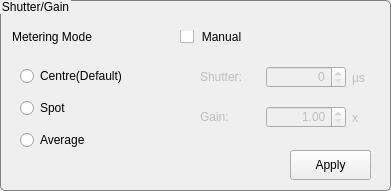
   <widget class="QGroupBox" name="groupBox_SutterGainControl">
    <property name="geometry">
     <rect>
      <x>10</x>
      <y>30</y>
      <width>391</width>
      <height>191</height>
     </rect>
    </property>
    <property name="styleSheet">
     <string notr="true">QGroupBox {border:1px solid gray; border-radius:5px; margin-top:1ex;}QGroupBox::title{subcontrol-origin:margin; subcontrol-position:top left; padding:0 0px;}</string>
    </property>
    <property name="title">
     <string>Shutter/Gain</string>
    </property>
    <widget class="QGroupBox" name="groupBox_ShutterGain">
     <property name="enabled">
      <bool>true</bool>
     </property>
     <property name="geometry">
      <rect>
       <x>180</x>
       <y>30</y>
       <width>211</width>
       <height>111</height>
      </rect>
     </property>
     <property name="styleSheet">
      <string notr="true">QGroupBox {border:0px solid gray; border-radius:5px; margin-top:1ex;}QGroupBox::title{subcontrol-origin:margin; subcontrol-position:top left; padding:0 0px;}</string>
     </property>
     <property name="title">
      <string>Manual</string>
     </property>
     <property name="checkable">
      <bool>true</bool>
     </property>
     <property name="checked">
      <bool>false</bool>
     </property>
     <widget class="QWidget" name="layoutWidget3_3">
      <property name="geometry">
       <rect>
        <x>20</x>
        <y>30</y>
        <width>191</width>
        <height>35</height>
       </rect>
      </property>
      <layout class="QHBoxLayout" name="horizontalLayout_7">
       <item>
        <widget class="QLabel" name="label_Shutter">
         <property name="minimumSize">
          <size>
           <width>60</width>
           <height>0</height>
          </size>
         </property>
         <property name="maximumSize">
          <size>
           <width>60</width>
           <height>16777215</height>
          </size>
         </property>
         <property name="text">
          <string>&lt;html&gt;&lt;head/&gt;&lt;body&gt;&lt;p&gt;Shutter:&lt;/p&gt;&lt;/body&gt;&lt;/html&gt;</string>
         </property>
        </widget>
       </item>
       <item>
        <widget class="QSpinBox" name="spinBox_Shutter">
         <property name="minimumSize">
          <size>
           <width>80</width>
           <height>0</height>
          </size>
         </property>
         <property name="maximumSize">
          <size>
           <width>80</width>
           <height>16777215</height>
          </size>
         </property>
         <property name="alignment">
          <set>Qt::AlignRight|Qt::AlignTrailing|Qt::AlignVCenter</set>
         </property>
         <property name="maximum">
          <number>999999</number>
         </property>
         <property name="singleStep">
          <number>1000</number>
         </property>
         <property name="stepType">
          <enum>QAbstractSpinBox::DefaultStepType</enum>
         </property>
        </widget>
       </item>
       <item>
        <widget class="QLabel" name="label_ShutterUnit">
         <property name="minimumSize">
          <size>
           <width>30</width>
           <height>0</height>
          </size>
         </property>
         <property name="text">
          <string>µs</string>
         </property>
        </widget>
       </item>
      </layout>
     </widget>
     <widget class="QWidget" name="layoutWidget3_4">
      <property name="geometry">
       <rect>
        <x>20</x>
        <y>70</y>
        <width>191</width>
        <height>35</height>
       </rect>
      </property>
      <layout class="QHBoxLayout" name="horizontalLayout_8">
       <item>
        <widget class="QLabel" name="label_Gain">
         <property name="minimumSize">
          <size>
           <width>60</width>
           <height>0</height>
          </size>
         </property>
         <property name="maximumSize">
          <size>
           <width>60</width>
           <height>16777215</height>
          </size>
         </property>
         <property name="text">
          <string>&lt;html&gt;&lt;head/&gt;&lt;body&gt;&lt;p&gt;Gain:&lt;/p&gt;&lt;/body&gt;&lt;/html&gt;</string>
         </property>
        </widget>
       </item>
       <item>
        <widget class="QDoubleSpinBox" name="doubleSpinBox_Gain">
         <property name="minimumSize">
          <size>
           <width>80</width>
           <height>0</height>
          </size>
         </property>
         <property name="maximumSize">
          <size>
           <width>80</width>
           <height>16777215</height>
          </size>
         </property>
         <property name="alignment">
          <set>Qt::AlignRight|Qt::AlignTrailing|Qt::AlignVCenter</set>
         </property>
         <property name="minimum">
          <double>1.000000000000000</double>
         </property>
         <property name="maximum">
          <double>99.989999999999995</double>
         </property>
         <property name="singleStep">
          <double>0.100000000000000</double>
         </property>
        </widget>
       </item>
       <item>
        <widget class="QLabel" name="label_GainUnit">
         <property name="minimumSize">
          <size>
           <width>3</width>
           <height>0</height>
          </size>
         </property>
         <property name="text">
          <string>x</string>
         </property>
        </widget>
       </item>
      </layout>
     </widget>
    </widget>
    <widget class="QGroupBox" name="groupBox_MeteringMode">
     <property name="geometry">
      <rect>
       <x>10</x>
       <y>30</y>
       <width>161</width>
       <height>151</height>
      </rect>
     </property>
     <property name="styleSheet">
      <string notr="true">QGroupBox {border:0px solid gray; border-radius:5px; margin-top:1ex;}QGroupBox::title{subcontrol-origin:margin; subcontrol-position:top left; padding:0 0px;}</string>
     </property>
     <property name="title">
      <string>Metering Mode</string>
     </property>
     <widget class="QWidget" name="layoutWidget1_2">
      <property name="geometry">
       <rect>
        <x>10</x>
        <y>30</y>
        <width>143</width>
        <height>98</height>
       </rect>
      </property>
      <layout class="QVBoxLayout" name="verticalLayout_2">
       <property name="spacing">
        <number>6</number>
       </property>
       <item>
        <widget class="QRadioButton" name="radioButton_MeteringMode_Centre">
         <property name="text">
          <string>Centre(Default)</string>
         </property>
        </widget>
       </item>
       <item>
        <widget class="QRadioButton" name="radioButton_MeteringMode_Spot">
         <property name="text">
          <string>Spot</string>
         </property>
        </widget>
       </item>
       <item>
        <widget class="QRadioButton" name="radioButton_MeteringMode_Average">
         <property name="text">
          <string>Average</string>
         </property>
        </widget>
       </item>
      </layout>
     </widget>
    </widget>
    <widget class="QPushButton" name="pushButton_ShutterGainApply">
     <property name="geometry">
      <rect>
       <x>290</x>
       <y>150</y>
       <width>81</width>
       <height>30</height>
      </rect>
     </property>
     <property name="text">
      <string>Apply</string>
     </property>
    </widget>
   </widget>
